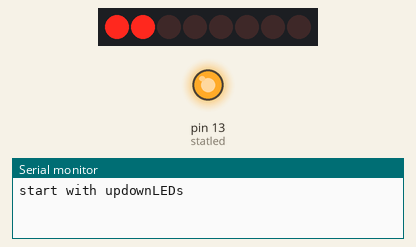
Bench run of a sketch on a simulated Arduino Uno, built with avr-gcc and run on an emulated ATmega328P. Parts: 8 shift-register outputs drawn as a row of LEDs (first output left, lit = HIGH), output pins drawn as LEDs (lit = HIGH), the last lines printed to the serial monitor. Wiring (inferred from the names in the program): shift register (74HC595): data A2; shift clock A0; latch A1. Wiring (inferred from the signals the program sends): row of LEDs: on Q0, Q1, Q2, Q3, Q4, Q5, Q6, Q7. Random numbers use the default seed unless the sketch sets one; pins used as bus, display or sensor lines are not drawn.

Above: at 0.36 s.
At 1.58 s:
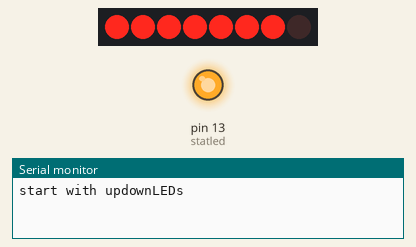
At 3.05 s:
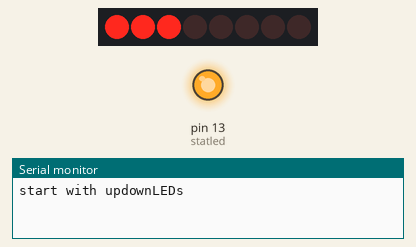
At 5.07 s:
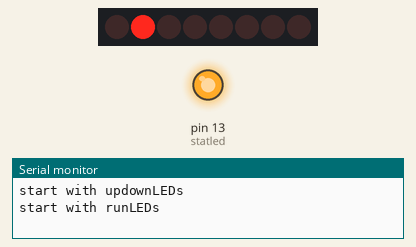
At 6.66 s:
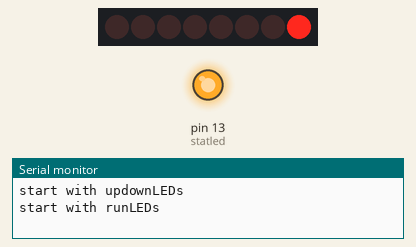
At 34.1 s:
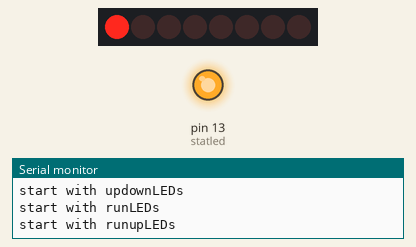
Timing chart, 0 to 35.6 s (numbered marks = the images above):
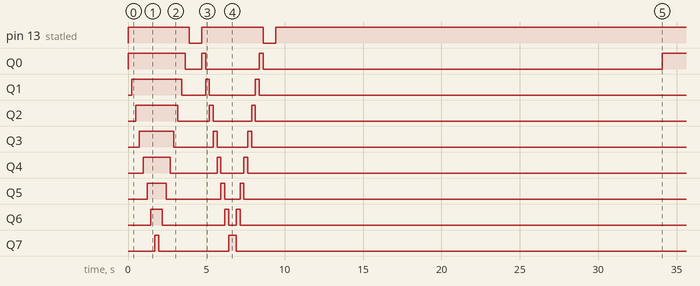

The sketch:

shiftRegisterTest.ino
```cpp
/*
Arduino Lesson 4. LEDs and Shift Register

function added:
  runLEDs() // running LEDS from Q0-Q7 and Return
  clsShiftRegister() // set Shift Register to zero
  updateShiftRegister(input_number) // set Shift Register with Number 0 - 8
  updownLEDs() // load LEDS up and down from Q0-Q7
  https://www.arduino.cc/en/Tutorial/ShiftOut
*/

#define latchPin A1
#define clockPin A0
#define dataPin A2
#define statled 13

byte delays = 500;
byte data = 0;
byte leds;

void setup()
{
  Serial.begin(9600);
  pinMode(latchPin,OUTPUT);
  pinMode(clockPin,OUTPUT);
  pinMode(dataPin,OUTPUT);
  pinMode(statled,OUTPUT);
}

void loop()
{
  digitalWrite(statled,HIGH);
  Serial.println("start with updownLEDs");
  updownLEDs();
  digitalWrite(statled,LOW);
  delay(800);
  digitalWrite(statled,HIGH);
  Serial.println("start with runLEDs");
  runLEDs();
  digitalWrite(statled,LOW);
  delay(800);
  digitalWrite(statled,HIGH);
  Serial.println("start with runupLEDs");
  runupLEDs();
  digitalWrite(statled,LOW);
  delay(800);
  digitalWrite(statled,HIGH);
  Serial.println("start with runupLEDs");
  rundownLEDs();
  digitalWrite(statled,LOW);
  delay(800);
  digitalWrite(statled,HIGH);
  Serial.println("start with randomLEDs");
  randomLEDs();
  digitalWrite(statled,LOW);
  delay(800);
}

// function random led lights between 0 - 7
void randomLEDs()
{
  for (int j=0;j<=8;j++)
  {
    int i;
    i = random(8);
    shiftWrite(i,HIGH);
    delay(delays);
    shiftWrite(i,LOW);
  }
}

// function run down Q7-Q0
void rundownLEDs()
{
  for (int i=7;i>=0;i--)
  {
    shiftWrite(i,HIGH);
    delay(delays);
    shiftWrite(i,LOW);
  }
}

//function run up Q0-Q7
void runupLEDs()
{
  for (int i;i<=7;i++)
  {
    shiftWrite(i,HIGH);
    delay(delays);
    shiftWrite(i,LOW);
  }
}

//function load up down leds
void updownLEDs()
{
  for (int i=0;i<=7;i++)
  {
    shiftWrite(i, HIGH);
    delay(delays);
  }
  for (int j=7;j>=0;j--)
  {
    shiftWrite(j,LOW);
    delay(delays);
  }
}

// function Running LED from Q0-Q7 and Q7-Q0
void runLEDs()
{
  for (int i=0;i<=7;i++)
  {
    shiftWrite(i,HIGH);
    delay(delays);
    shiftWrite(i,LOW);
  }
  for (int j=7;j>=0;j--)
  {
    shiftWrite(j,HIGH);
    delay(delays);
    shiftWrite(j,LOW);
  }
}

void shiftWrite(int desiredPin, boolean desiredState)
{
  bitWrite(data,desiredPin,desiredState);
  shiftOut(dataPin,clockPin,MSBFIRST,data);
  digitalWrite(latchPin,HIGH);
  digitalWrite(latchPin,LOW);
}


// Update Shift Register with value leds
void updateShiftRegister(byte lednum)
{
  digitalWrite(latchPin,LOW);
  shiftOut(dataPin,clockPin,MSBFIRST,lednum);
  digitalWrite(latchPin,HIGH);
}

// clear Shift Register and set leds to 0
void clsShiftRegister(byte lednum)
{
  leds = lednum;
  updateShiftRegister(leds);
}
```

Measured:
- by itself, pin 13 (statled): alternates HIGH for 3.9 s and LOW for 0.80 s, 5 changes in all, then stays HIGH
- by itself, Q0: goes HIGH 3.7 s, LOW 1.0 s, HIGH 0.24 s, LOW 3.4 s, HIGH 0.24 s, LOW 25.5 s, then HIGH
- by itself, Q1: goes HIGH 3.2 s, LOW 1.5 s, HIGH 0.24 s, LOW 2.9 s, HIGH 0.24 s, then LOW
- by itself, Q2: goes HIGH 2.7 s, LOW 2.0 s, HIGH 0.24 s, LOW 2.4 s, HIGH 0.24 s, then LOW
- by itself, Q3: goes HIGH 2.2 s, LOW 2.5 s, HIGH 0.24 s, LOW 2.0 s, HIGH 0.24 s, then LOW
- by itself, Q4: goes HIGH 1.7 s, LOW 3.0 s, HIGH 0.24 s, LOW 1.5 s, HIGH 0.24 s, then LOW
- by itself, Q5: goes HIGH 1.2 s, LOW 3.5 s, HIGH 0.24 s, LOW 0.98 s, HIGH 0.24 s, then LOW
- by itself, Q6: goes HIGH 0.73 s, LOW 4.0 s, HIGH 0.24 s, LOW 0.49 s, HIGH 0.24 s, then LOW
